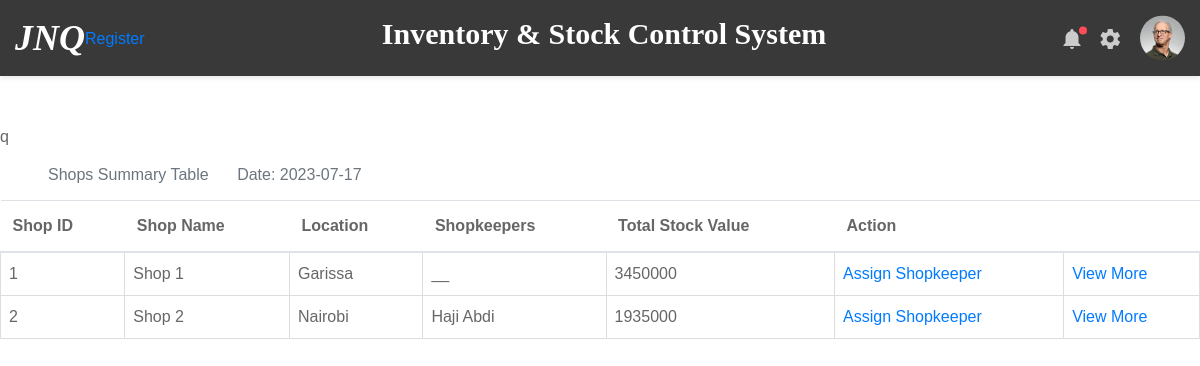
The app's page /view_shops with its own data.
### inventory/models.py (models this page shows)
class Shop(db.Model):
    id = db.Column(db.Integer, primary_key=True)
    shop_name = db.Column(db.String(100), nullable=False, unique=True)
    location = db.Column(db.String(100), nullable=False)
    date_registered = db.Column(db.DateTime, default=datetime.now)
    user_id = db.Column(db.Integer, db.ForeignKey('user.id'))
    sale = db.relationship('Sale', backref='shop', lazy=True)
    stock_received = db.relationship('StockReceived', backref='shop', lazy=True)
    stock_in = db.relationship('StockOut', backref='shop', lazy=True)
    item_association = db.relationship('ShopItem', back_populates='shop')
    items = association_proxy("item_association", "item")
    shopkeepers = db.relationship('Shopkeeper', backref='shop_details', lazy=True)
    daily_shop_count = db.relationship('DailyCount', backref='shop', lazy=True)
    movements_from = db.relationship('TransferStock', foreign_keys='TransferStock.transfer_from_id',
                                     backref='transfer_from', lazy=True)
    movements_to = db.relationship('TransferStock', foreign_keys='TransferStock.transfer_to_id',
                                   backref='transfer_to', lazy=True)
    count_difference = db.relationship('CountDifference', backref='difference_item', lazy=True)

class Shopkeeper(db.Model):
    id = db.Column(db.Integer, primary_key=True)
    shop_id = db.Column(db.Integer, db.ForeignKey('shop.id'))
    user_id = db.Column(db.Integer, db.ForeignKey('user.id'))

class User(db.Model, UserMixin):
    id = db.Column(db.Integer, primary_key=True)
    username = db.Column(db.String(50), unique=True, nullable=False)
    password = db.Column(db.String(100), nullable=False)
    user_role = db.Column(db.String(30), nullable=False)
    date_registered = db.Column(db.DateTime, default=datetime.now)
    shops = db.relationship('Shop', backref='staff', lazy=True)
    stores = db.relationship('Store', backref='staff', lazy=True)
    shopkeepers = db.relationship('Shopkeeper', backref='user_details', lazy=True)

### inventory/routes.py (the view)
@app.route('/view_shops', methods=['GET', 'POST'])
def view_shops():
    shops = Shop.query.all()
    users = User.query.all()
    date = today_date()
    shop_stock_lookup = {}
    for shop in shops:
        stock_value_list = []
        for product in ShopItem.query.filter_by(shop_id=shop.id).all():
            stock_value_list.append(product.item_value)
        total_stock_value = sum(stock_value_list)
        shop_stock_lookup[shop.id] = total_stock_value
    return render_template('view_shops.html', shop_stock_lookup=shop_stock_lookup, shops=shops, date=date, users=users)

### inventory/routes.py (called while the page is built)
def today_date():
    date_today = datetime.today().strftime('%Y-%m-%d')
    return date_today

### inventory/templates/view_shops.html
{% extends 'layout.html' %}
{% block content %}
     <table class="table">
         <caption class="ml-5" style="caption-side: top">Shops Summary Table<span class="ml-4"> Date: {{date}}</span></caption>
          <thead>
            <tr>
              <th scope="col">Shop ID</th>
              <th scope="col">Shop Name</th>
              <th scope="col">Location</th>
              <th scope="col">Shopkeepers</th>
              <th scope="col">Total Stock Value</th>
              <th>Action</th>
              <th></th>
            </tr>q
          </thead>
          <tbody>
          {% for shop in shops %}
              <tr>
                <td>{{ shop.id }}</td>
                <td>{{ shop.shop_name }}</td>
                <td>{{ shop.location }}</td>
                <td>
                  {% if shop.shopkeepers %}
                    {% for shopkeeper in shop.shopkeepers %}
                       {{ shopkeeper.user_details.username }}
                    {% endfor %}
                  {% else %}
                    __
                  {% endif %}
                </td>
                <td>
                  {% if shop_stock_lookup %}
                    {{ shop_stock_lookup[shop.id] }}
                  {% else %}
                    0 Items
                  {% endif %}
                </td>
                <td>
                  <a href="{{ url_for('assign_shopkeeper', shop_id=shop.id) }}">Assign Shopkeeper</a>
                </td>
                <td>
                  <a href="{{ url_for('view_shop', shop_id=shop.id) }}">View More</a>
                </td>
              </tr>
            {% endfor %}
          </tbody>
     </table>
{% endblock %}

### records on screen
Shop: id "1", shop_name "Shop 1", location "Garissa", shows "__", shop_stock_lookup "3450000"
Shop: id "2", shop_name "Shop 2", location "Nairobi", shop_stock_lookup "1935000"
Shopkeeper: user_details.username "Haji"
Shopkeeper: user_details.username "Abdi"

### other values on screen
{{ date }} "2023-07-17"
